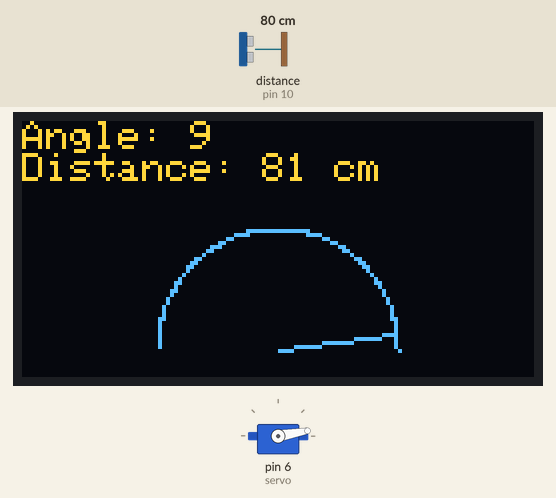
Recording of a sketch running on a simulated Arduino Uno, built with avr-gcc and run on an emulated ATmega328P. Parts: 128×64 one-colour display, servo. Inputs (shaded band) come from the test bench; at power-on: distance to the obstacle (sensor on pin 10) 80 cm. The echo pulse lasts 58.3 µs per cm; the OLED is the two-colour kind (top 16 rows yellow); the display library's start-up logo is not drawn.

Above: at 3.25 s.
3.3 s: distance to the obstacle (sensor on pin 10) set to 2 cm
At 4.35 s:
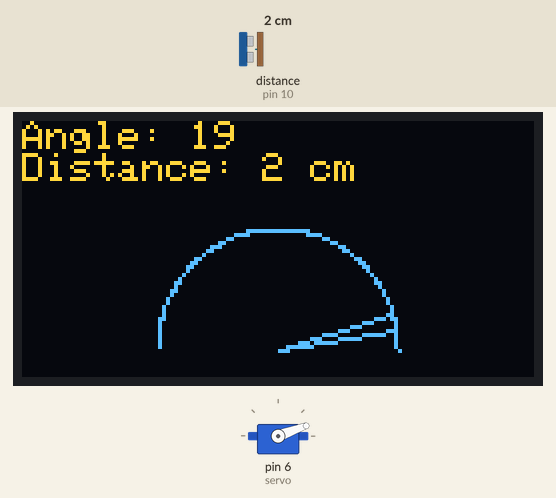
5.1 s: distance to the obstacle (sensor on pin 10) set to 4 cm
At 6.55 s:
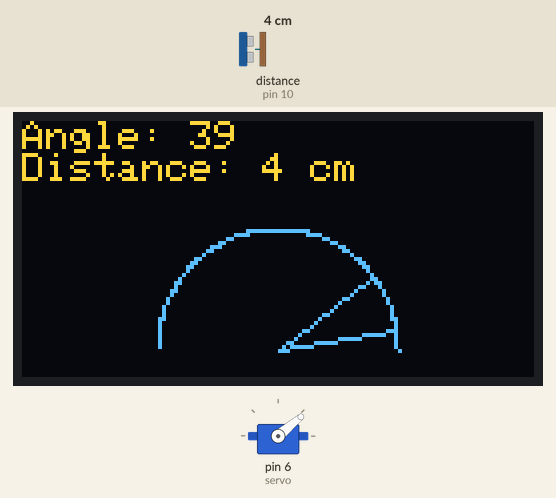
8.1 s: distance to the obstacle (sensor on pin 10) set to 9 cm
At 8.75 s:
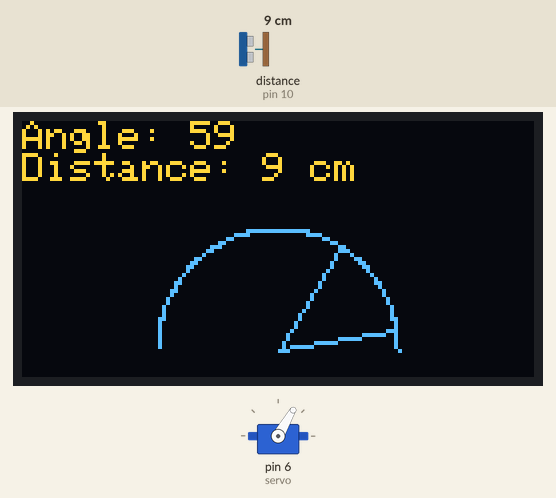
Timing chart, 0 to 23.1 s (numbered marks = the images above; inputs shaded):
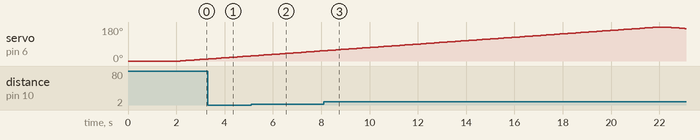

Measured:
- by itself, servo on pin 6 (servo): rises from 54° to 180° in 13.8 s, then falls to 172° in 1.1 s

The sketch:

RADAR_sweep_with_OLED.ino
```cpp
#include <Wire.h>
#include <Adafruit_GFX.h>
#include <Adafruit_SSD1306.h>
#include <Servo.h>
#include <NewPing.h>

#define SCREEN_WIDTH 128
#define SCREEN_HEIGHT 64
#define OLED_RESET -1

Adafruit_SSD1306 display(SCREEN_WIDTH, SCREEN_HEIGHT, &Wire, OLED_RESET);
Servo servo;
NewPing sonar(9, 10, 200); // TRIGGER_PIN, ECHO_PIN, MAX_DISTANCE

int centerX = SCREEN_WIDTH / 2;
int centerY = SCREEN_HEIGHT / 2 + 25; // Shift the semi-circle and sweep line downwards by 25 pixels
int radius = 30;
int detectedX = -1;
int detectedY = -1;

void setup() {
  display.begin(SSD1306_SWITCHCAPVCC, 0x3C);
  display.display();
  delay(2000);  // Pause for 2 seconds
  display.clearDisplay();

  servo.attach(6); // Attach the servo to pin 6, update with your actual servo pin
  servo.write(0);  // Initialize servo position
}

void loop() {
  display.clearDisplay();

  // Sweep the servo from 0 to 180 degrees
  for (int angle = 0; angle <= 180; angle++) {
    servo.write(angle);
    delay(15); // Adjust the delay as needed

    // Measure distance using the ultrasonic sensor
    int distance = sonar.ping_cm();

    // Calculate coordinates for displaying the angle and distance on the OLED
    int x = centerX + int(radius * cos(radians(angle)));
    int y = centerY - int(radius * sin(radians(angle))); // Invert the y-coordinate

    // Draw a line to represent the sweep
    display.drawLine(centerX, centerY, x, y, SSD1306_WHITE);

    if (distance != 0 && distance > 50) {
      // Detected an object within 50 cm, mark the point
      detectedX = x;
      detectedY = y;
    }

    // Draw the line for the detected point if it exists
    if (detectedX != -1 && detectedY != -1) {
      display.drawLine(centerX, centerY, detectedX, detectedY, SSD1306_WHITE);
    }

    int startAngle = 180;  // Start angle in degrees
    int endAngle = 360;  // End angle in degrees

    // Draw the semi-circle using lines
    for (int semi_angle = startAngle; semi_angle <= endAngle; semi_angle++) {
      int x_semi = centerX + radius * cos(radians(semi_angle));
      int y_semi = centerY + radius * sin(radians(semi_angle)); // Invert the y-coordinate
      display.drawPixel(x_semi, y_semi, SSD1306_WHITE);
    }

    // Display the angle and distance numerically
    display.setTextSize(1);
    display.setTextColor(SSD1306_WHITE);
    display.setCursor(0, 0);
    display.print("Angle: ");
    display.println(angle);
    display.print("Distance: ");
    display.print(distance);
    display.println(" cm");

    display.display();
    delay(10); // Small delay for display
    display.clearDisplay();
  }

  delay(100); // Pause before starting the next sweep

  // Reset detected point for the next sweep
  detectedX = -1;
  detectedY = -1;

  // Sweep the servo from 180 to 0 degrees
  for (int rev_angle = 180; rev_angle >= 0; rev_angle--) {
    servo.write(rev_angle);
    delay(15); // Adjust the delay as needed

    // Measure distance using the ultrasonic sensor
    int distance = sonar.ping_cm();

    // Calculate coordinates for displaying the angle and distance on the OLED
    int x = centerX + int(radius * cos(radians(rev_angle)));
    int y = centerY - int(radius * sin(radians(rev_angle))); // Invert the y-coordinate

    // Draw a line to represent the sweep
    display.drawLine(centerX, centerY, x, y, SSD1306_WHITE);

    if (distance != 0 && distance < 50) {
      // Detected an object within 50 cm, mark the point
      detectedX = x;
      detectedY = y;
    }

    // Draw the line for the detected point if it exists
    if (detectedX != -1 && detectedY != -1) {
      display.drawLine(centerX, centerY, detectedX, detectedY, SSD1306_WHITE);
    }

    int startAngle = 180;  // Start angle in degrees
    int endAngle = 360;  // End angle in degrees

    // Draw the semi-circle using lines
    for (int semi_angle = startAngle; semi_angle <= endAngle; semi_angle++) {
      int x_semi = centerX + radius * cos(radians(semi_angle));
      int y_semi = centerY + radius * sin(radians(semi_angle)); // Invert the y-coordinate
      display.drawPixel(x_semi, y_semi, SSD1306_WHITE);
    }

    // Display the angle and distance numerically
    display.setTextSize(1);
    display.setTextColor(SSD1306_WHITE);
    display.setCursor(0, 0);
    display.print("Angle: ");
    display.println(rev_angle);
    display.print("Distance: ");
    display.print(distance);
    display.println(" cm");

    display.display();
    delay(10); // Small delay for display
    display.clearDisplay();
  }

  delay(100); // Pause before starting the next sweep
}
```
